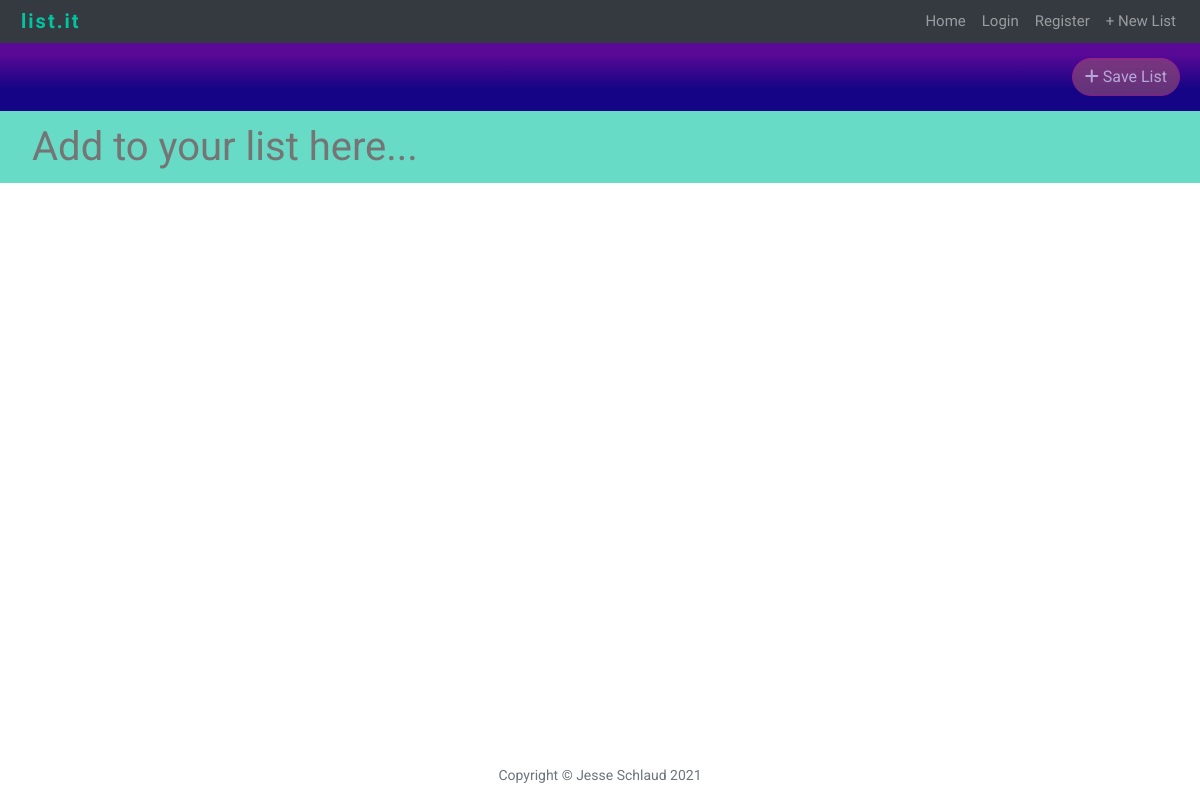
/DWn9rtfoL9, run on an earlier commit of the app's database.
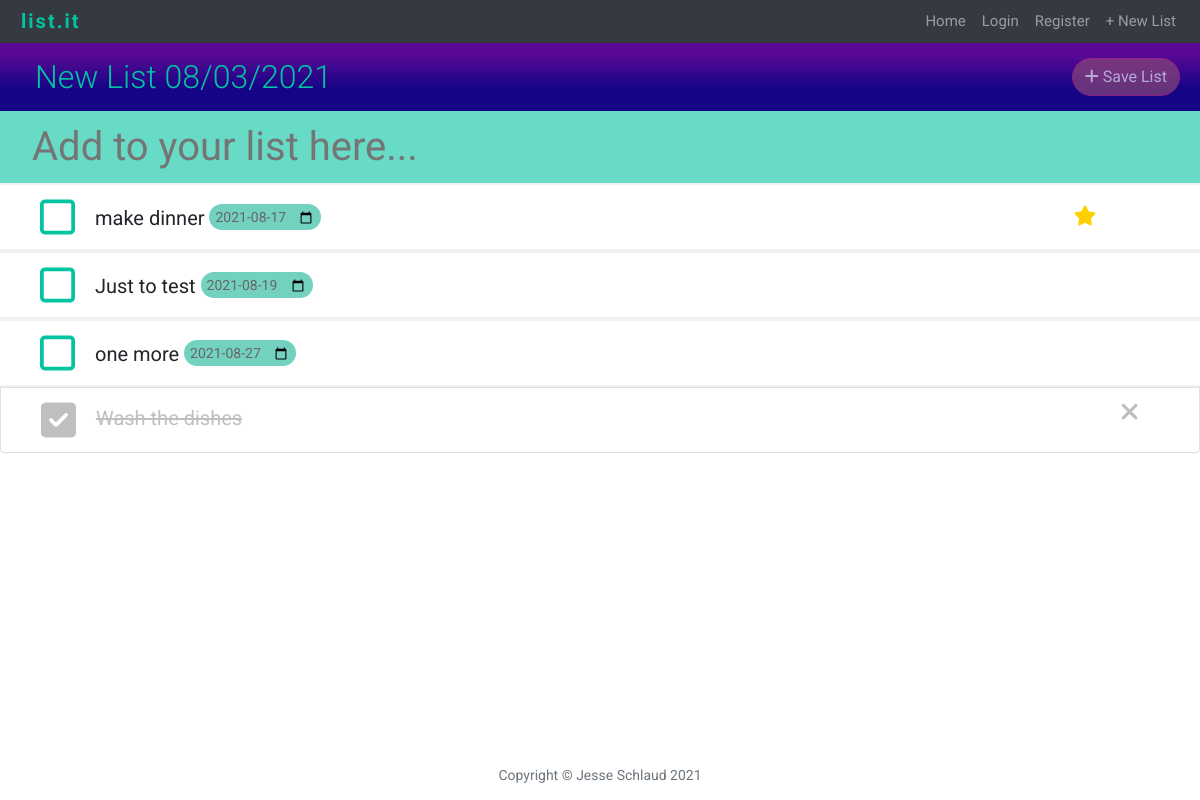
And on a later commit of the database.
### main.py (models this page shows)
class List(db.Model):
    __tablename__ = "lists"
    id = db.Column(db.Integer, primary_key=True)
    url_key = db.Column(db.String(250), nullable=False, unique=True)
    name = db.Column(db.String(250), nullable=False)
    items = relationship("ListItem", back_populates="parent_list")
    user = relationship("User", back_populates="lists")
    user_id = db.Column(db.Integer, db.ForeignKey("users.id"))

class ListItem(db.Model):
    __tablename__ = "items"
    id = db.Column(db.Integer, primary_key=True)
    name = db.Column(db.String(250), nullable=False)
    due_date = db.Column(db.String(250), nullable=True)
    complete = db.Column(db.Boolean)
    star = db.Column(db.Boolean)
    parent_list = relationship("List", back_populates="items")
    list_id = db.Column(db.Integer, db.ForeignKey("lists.id"))

### main.py (the view)
@app.route("/<url_key>", methods=["GET", "POST"])
def home(url_key):
    list = List.query.filter_by(url_key=url_key).first()
    return render_template("newindex.html", list=list, url_key=url_key)

### main.py (called while the page is built)
@app.context_processor
def inject_now():
    return {'current_year': datetime.date.today().strftime("%Y"),
            'current_date': datetime.date.today().strftime("%Y-%m-%d")}

### templates/newindex.html (shortened to what this page needs)
{% include 'header.html' %}
<div id="listDisplay">
    <div class="item-align">
        <div id="listName" class="item-align">
            <form action="{{ url_for('new_name', url_key=list.url_key) }}" method="post">
                <h2 data-editable class="lnameh2">{{list.name}}</h2>
            </form>
        </div>
        <div align="right">
            {% if list.user_id %}
            {% elif not current_user.is_authenticated: %}
            <span class="d-inline-block" data-toggle="popover" data-trigger="hover"
                  data-content="Please login or register to save.">
                <a class="btn btn-primary disabled list-save" href="{{ url_for('save_list', url_key=list.url_key) }}">
                    <i class="fas fa-plus"></i> Save List
                </a>
            </span>
            {% endif %}
        </div>
    </div>
</div>
<div id="newItem">
    <form name="itemform" action="{{ url_for('new_item', url_key=list.url_key) }}" method="post">
        <input class="no_border" placeholder="Add to your list here..." name="item" maxlength="40">
    </form>
</div>
<ul class="list-group" id="listItems">
    {% for item in list.items: %}
    {% if item.star and not item.complete: %}
    <form action="{{ url_for('new_date', id=item.id, url_key=list.url_key) }}" class="date-form" method="post"
          autocomplete="off">
        <li class="list-group-item">
            <div class="item-align">
                <div>
                    <a href="{{ url_for('complete', url_key=list.url_key, id=item.id)}}">
                            <span class="change-check">
                            <i class="far fa-square check"></i>
                            </span>
                    </a>
                    <span class="name-date">
                        <p class="item-name">{{ item.name }}</p>
                        {% if not item.due_date %}
                            <div class="date-border">
                                <p>No due date</p>
                                <input class="no_border" id="dueDate{{ item.id }}" name="due_date"
                                       placeholder="No due date" type="date" onchange="this.form.submit()"/>
                            </div>
                                {% else: %}
                            <div class="date-border">
                                <p>{{ item.due_date }}</p>
                            </div>
                                {% endif %}
                        </span>
                </div>
                <div align="right" class="desktop">
                    <div class="star" data-toggle="popover" data-trigger="hover" data-content="Un-star item"
                         data-placement="bottom">
                        <a href="{{ url_for('starred', url_key=list.url_key, id=item.id) }}">
                            <i class="fas fa-star"></i>
                        </a>
                    </div>
                </div>
            </div>
        </li>
    </form>
    {% endif %}
    {% endfor %}
    {% for item in list.items: %}
    {% if not item.complete and not item.star: %}
    <form action="{{ url_for('new_date', id=item.id, url_key=list.url_key) }}" class="date-form" method="post" autocomplete="off" id="dateForm">
        <li class="list-group-item">
            <div class="item-align">
                <div>
                    <a href="{{ url_for('complete', url_key=list.url_key, id=item.id)}}">
                            <span class="change-check">
                            <i class="far fa-square check"></i>
                            </span>
                    </a>
                    <div class="name-date">
                        <p class="item-name">{{ item.name }}</p>
                                {% if not item.due_date %}
                            <div class="date-border">
                                <p>No due date</p>
                                <input class="no_border" id="dueDate{{ item.id }}" name="due_date"
                                       placeholder="No due date" type="date" onchange="this.form.submit()"/>
                            </div>
                                {% else: %}
                            <div class="date-border">
                                <p>{{ item.due_date }}</p>
                            </div>
                                {% endif %}
                        </div>
                </div>
            </div>
        </li>
    </form>
    {% endif %}
    {% endfor %}
    {% for item in list.items: %}
    {% if item.complete: %}
    <li class="list-group-item completed">
        <div class="item-align">
            <div>
                <a href="{{ url_for('complete', url_key=list.url_key, id=item.id)}}">
                    <i class="fas fa-check-square check"></i>
                </a>
                <span class="name-date">
                        {{ item.name }}
                    </span>
            </div>
            <div align="right">
                <div class="delete-mark-completed" data-toggle="popover" data-trigger="hover" data-content="Delete item"
                     data-placement="bottom">
                    <a href="{{ url_for('delete_item', url_key=list.url_key, id=item.id) }}">
                        <i class="fas fa-times fa-lg"></i>
                    </a>
                </div>
            </div>
        </div>
    </li>
    {% endif %}
    {% endfor %}
</ul>
</div>
{% include 'footer.html' %}

### templates/header.html (shortened to what this page needs)
<html lang="en">
<head>
    <link href="{{ url_for('static', filename='vendor/bootstrap/css/bootstrap.min.css') }}" rel="stylesheet">
    <link href="{{ url_for('static', filename='css/bootstrap-datepicker.min.css') }}" rel="stylesheet">
    <link href="{{ url_for('static', filename='css/newstyle.css') }}" rel="stylesheet">
</head>
<body OnLoad="document.itemform.item.focus();">
<div id="page-container">
    <div id="content-wrap">
        <header>
            <nav class="navbar py-0 navbar-expand-md navbar-dark bg-dark static-top" id="mainNav">
                <a class="navbar-brand" href="{{ url_for('home', url_key=url_key) }}">list.it</a>
                <div class="collapse navbar-collapse justify-content-end" id="navbarResponsive">
                    <ul class="navbar-nav">
                        <li class="nav-item">
                            <a class="nav-link" href="{{ url_for('home', url_key=url_key) }}">Home</a>
                        </li>
                        {% if not current_user.is_authenticated: %}
                        <li class="nav-item">
                            <a class="nav-link" href="{{ url_for('login', url_key=url_key) }}">Login</a>
                        </li>
                        <li class="nav-item">
                            <a class="nav-link" href="{{ url_for('register', url_key=url_key) }}">Register</a>
                        </li>
                        {% endif %}
                        <li class="nav-item">
                            <a class="nav-link" href="{{ url_for('new_list') }}">+ New List</a>
                        </li>
                    </ul>
                </div>
            </nav>
        </header>

### templates/footer.html (shortened to what this page needs)
<footer id="footer">
        <p class="copyright text-muted">Copyright &copy; Jesse Schlaud {{ current_year }}</p>
</footer>
</div>
</body>
</html>

### static/css/newstyle.css (style rules this page uses)
html, body { margin:0; padding:0; }
body { font-size: 20px; color: #212529; font-family: 'Roboto', sans-serif; }
p { line-height: 1.5; margin: 30px 0; }
h1, h2, h3, h4, h5, h6 { font-weight: 300; }
#mainNav { font-family: 'Josefin Sans', sans-serif; }
#mainNav .navbar-brand { font-size: 20px; font-weight: 700; color: #03C4A1; letter-spacing: 2px; margin-left: 5px; padding: 0; }
#mainNav .nav-item { font-size: 15px; font-weight: 400; padding-top: 2px; padding-bottom: 2px; }
#listDisplay { color: white; position: relative; background: rgb(105,48,195); background: rgb(21,4,133); background: linear-gradient(0deg, rgba(21,4,133,1) 33%, rgba(89,9,149,1) 83%); padding: 15px 20px; }
#listDisplay form { margin-bottom:0; padding-left: 15px; }
#listDisplay h2 { margin-bottom:0; }
#newItem { padding-top: 10px; position: relative; padding: 5px 20px; background-color: rgba(3,196,161,0.60); }
#newItem input { border-top-style: hidden; border-right-style: hidden; border-left-style: hidden; border-bottom-style: hidden; background-color: transparent; width: 100% }
@media only screen and (min-width: 651px) { #newItem input { font-size: 40px; } }
#newItem form { padding-left: 10px; margin: 0; }
#listItems { margin-bottom: 80px; }
#listItems a, a:hover, a:focus, a:active { text-decoration: none; color: inherit; }
#listItems i { vertical-align: middle; }
.list-group-item { padding: .75rem 2.5rem; }
#listItems form { margin: 0; }
.item-name { display: inline; }
.name-date { margin-left: 15px; display: inline; }
.name-date p { display: inline-block; margin-top: 2px; margin-bottom: 0px; white-space: nowrap; text-overflow: ellipsis; overflow: hidden; max-width: 35ch; vertical-align: middle; }
.date-border { display: inline; border-radius: 20px; background-color: #73d1c0; color: #666666; padding: 5px 6px; font-size: .7em; height: 25px }
.date-border p { position: absolute; background-color: #73d1c0; z-index: 2; margin-top: 10px; }
.change-check { color: #03C4A1; }
.completed { color: #bfbfbf; }
.completed .name-date { text-decoration: line-through; }
.item-align { display: flex; justify-content: space-between; }
.star { display: inline-block; vertical-align: middle; margin-top: 5px; margin-right: 20px; color: #ffd000; }
.date-form .list-group-item { border-style: solid none; border-color: #f0f0f0; border-width: 2px; }
.delete-mark-completed { color:#bfbfbf; display: inline-block; vertical-align: middle; margin-top: 12px; margin-right: 20px; }
.login label, h2 { color: #03C4A1; }
footer { padding: 50px 0 65px; }
footer .copyright { font-size: 14px; margin-bottom: 0; text-align: center; }
.btn-primary { color: #C62A88; background: transparent; border-color: #C62A88; border-radius: 20px; }
.btn-primary.disabled, .btn-primary:disabled { color: white; background-color: #914d76; border-color: #C62A88; }
#page-container { position: relative; min-height: 100vh; }
#content-wrap { padding-bottom: 2.5rem; }
#footer { position: absolute; bottom: 0; width: 100%; height: 2.5rem; }
@media only screen and (min-width: 651px) { .check { font-size: 2em; } }
@media only screen and (min-width: 651px) { .name-date { font-size: 1em; } }
@media only screen and (min-width: 651px) { .desktop { display: inline; } }
@media only screen and (min-width: 651px) { .list-save { display: inline-block; } }

What changed in the data, as far as the page shows it:
added List: name "New List 08/03/2021"
added ListItem: name "make dinner", due_date "2021-08-17", shown under "New List 08/03/2021"
added ListItem: name "Just to test", due_date "2021-08-19"
added ListItem: name "one more", due_date "2021-08-27"
added ListItem: name "Wash the dishes"
